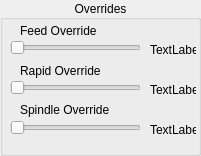
   <widget class="QGroupBox" name="groupBox_4">
    <property name="geometry">
     <rect>
      <x>465</x>
      <y>230</y>
      <width>201</width>
      <height>156</height>
     </rect>
    </property>
    <property name="title">
     <string>Overrides</string>
    </property>
    <property name="alignment">
     <set>Qt::AlignCenter</set>
    </property>
    <widget class="QLabel" name="feed_override_lb">
     <property name="geometry">
      <rect>
       <x>150</x>
       <y>40</y>
       <width>46</width>
       <height>20</height>
      </rect>
     </property>
     <property name="text">
      <string>TextLabel</string>
     </property>
    </widget>
    <widget class="QLabel" name="label_24">
     <property name="geometry">
      <rect>
       <x>20</x>
       <y>60</y>
       <width>131</width>
       <height>21</height>
      </rect>
     </property>
     <property name="text">
      <string>Rapid Override</string>
     </property>
    </widget>
    <widget class="QLabel" name="spindle_override_0_lb">
     <property name="geometry">
      <rect>
       <x>150</x>
       <y>120</y>
       <width>46</width>
       <height>19</height>
      </rect>
     </property>
     <property name="text">
      <string>TextLabel</string>
     </property>
    </widget>
    <widget class="QSlider" name="spindle_override_sl">
     <property name="geometry">
      <rect>
       <x>10</x>
       <y>120</y>
       <width>131</width>
       <height>16</height>
      </rect>
     </property>
     <property name="orientation">
      <enum>Qt::Horizontal</enum>
     </property>
    </widget>
    <widget class="QLabel" name="label_30">
     <property name="geometry">
      <rect>
       <x>20</x>
       <y>20</y>
       <width>131</width>
       <height>21</height>
      </rect>
     </property>
     <property name="text">
      <string>Feed Override</string>
     </property>
    </widget>
    <widget class="QSlider" name="feed_override_sl">
     <property name="geometry">
      <rect>
       <x>10</x>
       <y>40</y>
       <width>131</width>
       <height>16</height>
      </rect>
     </property>
     <property name="orientation">
      <enum>Qt::Horizontal</enum>
     </property>
     <property name="tickPosition">
      <enum>QSlider::NoTicks</enum>
     </property>
     <property name="tickInterval">
      <number>0</number>
     </property>
    </widget>
    <widget class="QSlider" name="rapid_override_sl">
     <property name="geometry">
      <rect>
       <x>10</x>
       <y>80</y>
       <width>131</width>
       <height>16</height>
      </rect>
     </property>
     <property name="orientation">
      <enum>Qt::Horizontal</enum>
     </property>
    </widget>
    <widget class="QLabel" name="label_31">
     <property name="geometry">
      <rect>
       <x>20</x>
       <y>100</y>
       <width>131</width>
       <height>20</height>
      </rect>
     </property>
     <property name="text">
      <string>Spindle Override</string>
     </property>
    </widget>
    <widget class="QPushButton" name="pushButton_6">
     <property name="geometry">
      <rect>
       <x>20</x>
       <y>370</y>
       <width>96</width>
       <height>21</height>
      </rect>
     </property>
     <property name="text">
      <string>G0 X0 Y0 Z0</string>
     </property>
     <property name="function" stdset="0">
      <string>mdi</string>
     </property>
     <property name="command" stdset="0">
      <string>G0 X0 Y0 Z0</string>
     </property>
    </widget>
    <widget class="QPushButton" name="pushButton_7">
     <property name="geometry">
      <rect>
       <x>125</x>
       <y>370</y>
       <width>96</width>
       <height>21</height>
      </rect>
     </property>
     <property name="text">
      <string>G0 X0 Y0</string>
     </property>
     <property name="function" stdset="0">
      <string>mdi</string>
     </property>
     <property name="command" stdset="0">
      <string>G0 X0 Y0</string>
     </property>
    </widget>
    <widget class="QLabel" name="rapid_override_lb">
     <property name="geometry">
      <rect>
       <x>150</x>
       <y>80</y>
       <width>46</width>
       <height>19</height>
      </rect>
     </property>
     <property name="text">
      <string>TextLabel</string>
     </property>
    </widget>
   </widget>
